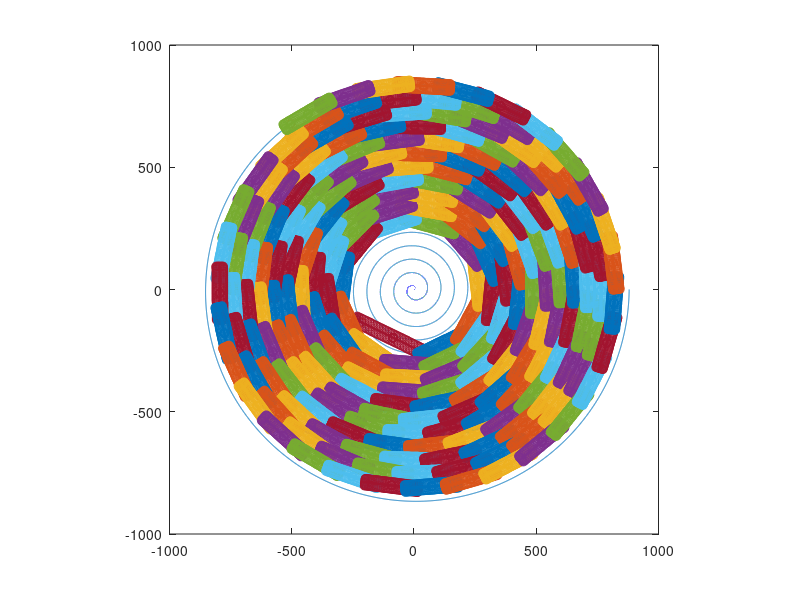

Reproduce this figure in MATLAB.
clear;clc;close all;
%%%%%通过差分法计算速度
% 函数
function [x,y] = P2N(rho,theta)
% 极坐标化直角坐标
x=rho.*cos(theta);
y=rho.*sin(theta);
end

function P2=Get_index(P1,L,pos_all,e,loop_num,long)
recent=pos_all(:,P1);
dist=sqrt(sum((recent-pos_all).^2));
get=abs(dist-L);
get(1:P1)=get(1:P1)+L;
if P1+floor(loop_num/2)<=long
    get(P1+floor(loop_num/2):end)=get(P1+floor(loop_num/2):end)+L;
end
get_min=min(get);
if get_min>e*20
        P2=-1;
else
    P2=find(get_min==get);
end



end

%% 螺线设置
% 圈数
loop=16;
% 最大角度
Maxtheta=loop*2*pi;
% 螺线点数
long=100000; %10w外圈有1cm误差
% 圈点数
loop_num=floor(long/loop);
% 外圈误差
a=55/(2*pi);
disp('外圈误差：')
e=Maxtheta*a*2*pi/loop_num

% 坐标设置
theta=linspace(0,Maxtheta,long);
rho=theta*a;
[x,y]=P2N(rho,theta);
pos_all=[x;y];

% 网格设置
net_num=10;
net_max=ceil(max(x))+20;


%% 龙头设置/离散化
len=a*(theta.*sqrt(theta.^2+1)/2+log(theta+sqrt(theta.^2+1))/2);
% 龙头时间
%差分
dt=0.01
t=406-dt:dt:406;
v=100;
pos=len(end);
pos=pos*ones(1,length(t))-v.*t;
pos(end)
pos_index=zeros(1,length(pos));
% 板凳龙参数
r=27.5;
L0=341-r*2;
L=220-r*2;
w=30;

% 龙头时刻指标
for i =1:length(pos)
    dif=abs(len-pos(i));
    dif_min=min(dif);
    pos_index(i)=find(dif==dif_min);
end

% 龙头时刻坐标
pos_P=[rho(pos_index);theta(pos_index)];
[x,y]=P2N(pos_P(1,:),pos_P(2,:));
pos_N=[x;y];
%% 时刻计算


% 计算各把手坐标
for i=1:length(t) 
    % 网格初始化
    net_point=zeros(net_max*2+1,net_max*2+1);
    body_index=zeros(1,224);
    body_index(1)=pos_index(i);
    % 计算第二把手坐标
    body_index(2)=Get_index(body_index(1),L0,pos_all,e,loop_num,long);
    if body_index(2)==-1
        disp('此节结束')
        disp(['龙长:',num2str(0)])
        continue
    end
    % 计算龙身+龙尾把手坐标
    for j=2:223
        body_index(j+1)=Get_index(body_index(j),L,pos_all,e,loop_num,long);
        if body_index(j+1)==-1
            disp('此节结束')
            break
        end
    end
    
    % 绘图
    [x,y]=P2N(rho,theta);
    plot(x,y)
    hold on
    axis square
    if find(body_index==-1)
        body_index=body_index(1:find(body_index==-1)-1);
    end
    plot(x(body_index),y(body_index),'-o','LineWidth',1)
    % 前一时刻
    if i==1
        pos_all1=[x(body_index);y(body_index)];
    end
    % 后一时刻
    if i==2;
        pos_all2=[x(body_index);y(body_index)];
    end

    hold off
    disp(['t=',num2str(t(i)),'龙长:',num2str(length(body_index)-1)])

    for j = 1:length(body_index)-1
        pos1=[x(body_index(j)),y(body_index(j))];
        pos2=[x(body_index(j+1)),y(body_index(j+1))];
        vector12=pos1-pos2;
        vector12=vector12/norm(vector12);
        H=(pos1+pos2)/2;
        % 转换矩阵
        T=[
            vector12(1), vector12(2);
            -vector12(2), vector12(1)];
        % 网格
        net_y=linspace(-w/2,w/2,net_num);
        if j==1
            net_x=linspace(-(L0+2*r)/2,(L0+2*r)/2,net_num*5);
        else
            net_x=linspace(-(L+2*r)/2,(L+2*r)/2,net_num*5);
        end
        PNet=zeros(2,net_num*net_num);
        for m=net_x
            for n=net_y
                if abs(m)==max(net_x) || abs(n)==max(net_y)
                    PNet=[PNet,[m;n]];
                end
            end
        end
        PNet=floor(T'*PNet+H');
        hold on

       scatter(PNet(1,:),PNet(2,:))
       pause(0.00001)
        net_point(net_max+1+PNet(1,:),net_max+1+PNet(2,:))=net_point(net_max+1+PNet(1,:),net_max+1+PNet(2,:))+1;
    end
    hold off
end

% 速度
v=(pos_all2-pos_all1)/dt;


